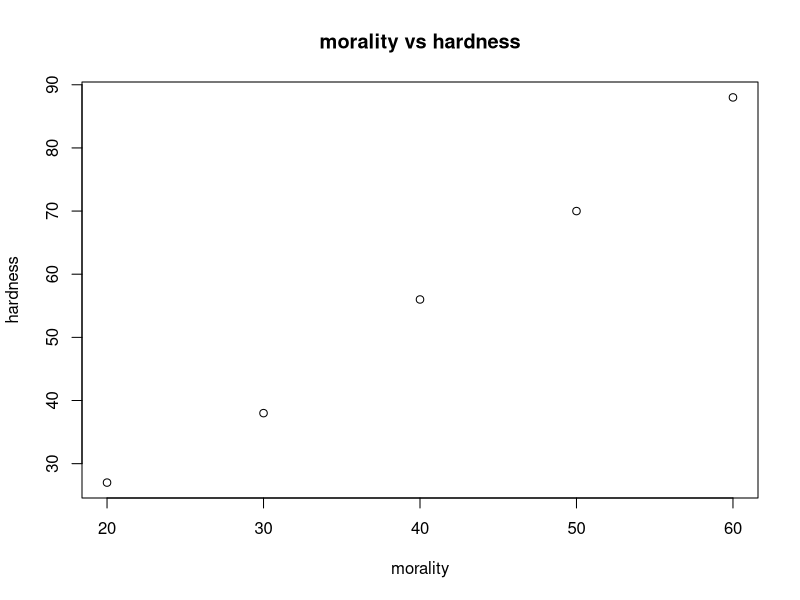

Write the R code that produced this figure.
morality<-c(20,30,40,50,60)
hardness<-c(27,38,56,70,88)
plot(morality,hardness,main="morality vs hardness",xlab="morality",ylab="hardness")
